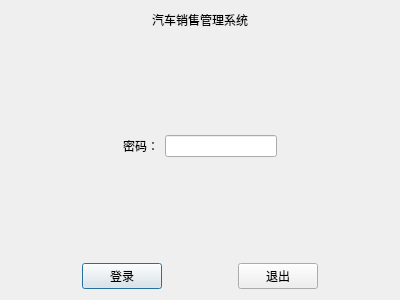
<?xml version="1.0" encoding="UTF-8"?>
<ui version="4.0">
 <class>LoginDialog</class>
 <widget class="QDialog" name="LoginDialog">
  <property name="geometry">
   <rect>
    <x>0</x>
    <y>0</y>
    <width>400</width>
    <height>300</height>
   </rect>
  </property>
  <property name="windowTitle">
   <string>Dialog</string>
  </property>
  <layout class="QGridLayout" name="gridLayout">
   <item row="0" column="0">
    <layout class="QVBoxLayout" name="verticalLayout">
     <item>
      <widget class="QLabel" name="label_2">
       <property name="text">
        <string>汽车销售管理系统</string>
       </property>
       <property name="alignment">
        <set>Qt::AlignCenter</set>
       </property>
      </widget>
     </item>
     <item>
      <spacer name="verticalSpacer">
       <property name="orientation">
        <enum>Qt::Vertical</enum>
       </property>
       <property name="sizeHint" stdset="0">
        <size>
         <width>20</width>
         <height>40</height>
        </size>
       </property>
      </spacer>
     </item>
     <item>
      <layout class="QHBoxLayout" name="horizontalLayout_2">
       <item>
        <spacer name="horizontalSpacer_4">
         <property name="orientation">
          <enum>Qt::Horizontal</enum>
         </property>
         <property name="sizeHint" stdset="0">
          <size>
           <width>40</width>
           <height>20</height>
          </size>
         </property>
        </spacer>
       </item>
       <item>
        <widget class="QLabel" name="label">
         <property name="text">
          <string>密码：</string>
         </property>
        </widget>
       </item>
       <item>
        <widget class="QLineEdit" name="pwdlineEdit">
         <property name="echoMode">
          <enum>QLineEdit::Password</enum>
         </property>
        </widget>
       </item>
       <item>
        <spacer name="horizontalSpacer_5">
         <property name="orientation">
          <enum>Qt::Horizontal</enum>
         </property>
         <property name="sizeHint" stdset="0">
          <size>
           <width>40</width>
           <height>20</height>
          </size>
         </property>
        </spacer>
       </item>
      </layout>
     </item>
     <item>
      <spacer name="verticalSpacer_2">
       <property name="orientation">
        <enum>Qt::Vertical</enum>
       </property>
       <property name="sizeHint" stdset="0">
        <size>
         <width>20</width>
         <height>40</height>
        </size>
       </property>
      </spacer>
     </item>
     <item>
      <layout class="QHBoxLayout" name="horizontalLayout">
       <item>
        <spacer name="horizontalSpacer_2">
         <property name="orientation">
          <enum>Qt::Horizontal</enum>
         </property>
         <property name="sizeHint" stdset="0">
          <size>
           <width>40</width>
           <height>20</height>
          </size>
         </property>
        </spacer>
       </item>
       <item>
        <widget class="QPushButton" name="LoginpushButton">
         <property name="text">
          <string>登录</string>
         </property>
        </widget>
       </item>
       <item>
        <spacer name="horizontalSpacer">
         <property name="orientation">
          <enum>Qt::Horizontal</enum>
         </property>
         <property name="sizeHint" stdset="0">
          <size>
           <width>40</width>
           <height>20</height>
          </size>
         </property>
        </spacer>
       </item>
       <item>
        <widget class="QPushButton" name="QuitpushButton">
         <property name="text">
          <string>退出</string>
         </property>
        </widget>
       </item>
       <item>
        <spacer name="horizontalSpacer_3">
         <property name="orientation">
          <enum>Qt::Horizontal</enum>
         </property>
         <property name="sizeHint" stdset="0">
          <size>
           <width>40</width>
           <height>20</height>
          </size>
         </property>
        </spacer>
       </item>
      </layout>
     </item>
    </layout>
   </item>
  </layout>
 </widget>
 <resources/>
 <connections/>
</ui>
